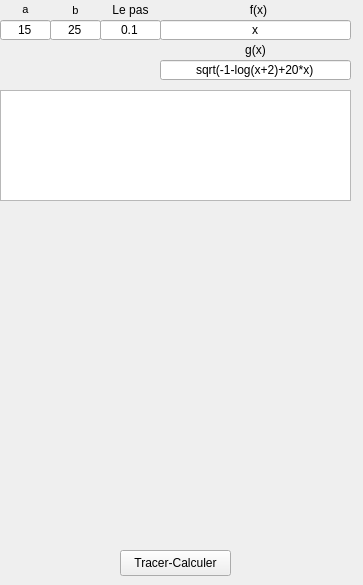
    <widget class="QWidget" name="tab_tracage_fx">
     <attribute name="title">
      <string>Traçage d'une fonction</string>
     </attribute>
     <widget class="QTextBrowser" name="textBrowser_resultats_lineEdit_tracage_fx">
      <property name="geometry">
       <rect>
        <x>0</x>
        <y>90</y>
        <width>351</width>
        <height>111</height>
       </rect>
      </property>
      <property name="toolTip">
       <string notr="true"/>
      </property>
      <property name="html">
       <string notr="true">&lt;!DOCTYPE HTML PUBLIC &quot;-//W3C//DTD HTML 4.0//EN&quot; &quot;http://www.w3.org/TR/REC-html40/strict.dtd&quot;&gt;
&lt;html&gt;&lt;head&gt;&lt;meta name=&quot;qrichtext&quot; content=&quot;1&quot; /&gt;&lt;meta charset=&quot;utf-8&quot; /&gt;&lt;style type=&quot;text/css&quot;&gt;
p, li { white-space: pre-wrap; }
&lt;/style&gt;&lt;/head&gt;&lt;body style=&quot; font-family:'Segoe UI'; font-size:9pt; font-weight:400; font-style:normal;&quot;&gt;
&lt;p style=&quot;-qt-paragraph-type:empty; margin-top:0px; margin-bottom:0px; margin-left:0px; margin-right:0px; -qt-block-indent:0; text-indent:0px; font-family:'MS Shell Dlg 2'; font-size:8.25pt;&quot;&gt;&lt;br /&gt;&lt;/p&gt;&lt;/body&gt;&lt;/html&gt;</string>
      </property>
     </widget>
     <widget class="QPushButton" name="pushButton_Calculer_tracage_fxgx">
      <property name="geometry">
       <rect>
        <x>120</x>
        <y>550</y>
        <width>111</width>
        <height>26</height>
       </rect>
      </property>
      <property name="cursor">
       <cursorShape>PointingHandCursor</cursorShape>
      </property>
      <property name="mouseTracking">
       <bool>true</bool>
      </property>
      <property name="toolTip">
       <string>Cliquer pour tracer la courbe de f(x) et g(x)</string>
      </property>
      <property name="whatsThis">
       <string>Traçage de f(x)</string>
      </property>
      <property name="layoutDirection">
       <enum>Qt::RightToLeft</enum>
      </property>
      <property name="locale">
       <locale language="Arabic" country="Algeria"/>
      </property>
      <property name="text">
       <string>Tracer-Calculer</string>
      </property>
     </widget>
     <widget class="QLineEdit" name="lineEdit_b_tracage_fx">
      <property name="geometry">
       <rect>
        <x>50</x>
        <y>20</y>
        <width>51</width>
        <height>20</height>
       </rect>
      </property>
      <property name="toolTip">
       <string>Dans le choix de a et b, il faut tenir compte du domaine de définition de f(x) et g(x)!</string>
      </property>
      <property name="text">
       <string>25</string>
      </property>
      <property name="alignment">
       <set>Qt::AlignCenter</set>
      </property>
     </widget>
     <widget class="QLabel" name="label_4">
      <property name="geometry">
       <rect>
        <x>50</x>
        <y>0</y>
        <width>51</width>
        <height>21</height>
       </rect>
      </property>
      <property name="text">
       <string notr="true">&lt;!DOCTYPE HTML PUBLIC &quot;-//W3C//DTD HTML 4.0//EN&quot; &quot;http://www.w3.org/TR/REC-html40/strict.dtd&quot;&gt;
&lt;html&gt;&lt;head&gt;&lt;meta name=&quot;qrichtext&quot; content=&quot;1&quot; /&gt;&lt;style type=&quot;text/css&quot;&gt;
p, li { white-space: pre-wrap; }
&lt;/style&gt;&lt;/head&gt;&lt;body style=&quot; font-family:'MS Shell Dlg 2'; font-size:8.25pt; font-weight:400; font-style:normal;&quot;&gt;
&lt;p align=&quot;center&quot; style=&quot; margin-top:0px; margin-bottom:0px; margin-left:0px; margin-right:0px; -qt-block-indent:0; text-indent:0px;&quot;&gt;&lt;span style=&quot; font-size:8pt;&quot;&gt;b&lt;/span&gt;&lt;/p&gt;&lt;/body&gt;&lt;/html&gt;</string>
      </property>
     </widget>
     <widget class="QLabel" name="label_12">
      <property name="geometry">
       <rect>
        <x>163</x>
        <y>0</y>
        <width>191</width>
        <height>20</height>
       </rect>
      </property>
      <property name="text">
       <string notr="true">f(x)</string>
      </property>
      <property name="alignment">
       <set>Qt::AlignCenter</set>
      </property>
     </widget>
     <widget class="QLabel" name="label_9">
      <property name="geometry">
       <rect>
        <x>0</x>
        <y>0</y>
        <width>51</width>
        <height>20</height>
       </rect>
      </property>
      <property name="text">
       <string notr="true">&lt;!DOCTYPE HTML PUBLIC &quot;-//W3C//DTD HTML 4.0//EN&quot; &quot;http://www.w3.org/TR/REC-html40/strict.dtd&quot;&gt;
&lt;html&gt;&lt;head&gt;&lt;meta name=&quot;qrichtext&quot; content=&quot;1&quot; /&gt;&lt;style type=&quot;text/css&quot;&gt;
p, li { white-space: pre-wrap; }
&lt;/style&gt;&lt;/head&gt;&lt;body style=&quot; font-family:'MS Shell Dlg 2'; font-size:8.25pt; font-weight:400; font-style:normal;&quot;&gt;
&lt;p align=&quot;center&quot; style=&quot; margin-top:0px; margin-bottom:0px; margin-left:0px; margin-right:0px; -qt-block-indent:0; text-indent:0px;&quot;&gt;&lt;span style=&quot; font-size:8pt;&quot;&gt;a&lt;/span&gt;&lt;/p&gt;&lt;/body&gt;&lt;/html&gt;</string>
      </property>
     </widget>
     <widget class="QLineEdit" name="lineEdit_dx_tracage_fx">
      <property name="geometry">
       <rect>
        <x>100</x>
        <y>20</y>
        <width>61</width>
        <height>20</height>
       </rect>
      </property>
      <property name="text">
       <string>0.1</string>
      </property>
      <property name="alignment">
       <set>Qt::AlignCenter</set>
      </property>
      <property name="readOnly">
       <bool>false</bool>
      </property>
     </widget>
     <widget class="QLineEdit" name="lineEdit_a_tracage_fx">
      <property name="geometry">
       <rect>
        <x>0</x>
        <y>20</y>
        <width>51</width>
        <height>20</height>
       </rect>
      </property>
      <property name="toolTip">
       <string>Dans le choix de a et b, il faut tenir compte du domaine de définition de f(x) et g(x)!</string>
      </property>
      <property name="text">
       <string>15</string>
      </property>
      <property name="alignment">
       <set>Qt::AlignCenter</set>
      </property>
     </widget>
     <widget class="QLabel" name="label_13">
      <property name="geometry">
       <rect>
        <x>100</x>
        <y>0</y>
        <width>61</width>
        <height>20</height>
       </rect>
      </property>
      <property name="text">
       <string>Le pas</string>
      </property>
      <property name="textFormat">
       <enum>Qt::AutoText</enum>
      </property>
      <property name="alignment">
       <set>Qt::AlignCenter</set>
      </property>
     </widget>
     <widget class="QCustomPlot" name="customPlot" native="true">
      <property name="enabled">
       <bool>true</bool>
      </property>
      <property name="geometry">
       <rect>
        <x>0</x>
        <y>210</y>
        <width>351</width>
        <height>341</height>
       </rect>
      </property>
     </widget>
     <widget class="QLineEdit" name="lineEdit_tracage_fx">
      <property name="geometry">
       <rect>
        <x>160</x>
        <y>20</y>
        <width>191</width>
        <height>20</height>
       </rect>
      </property>
      <property name="toolTip">
       <string>f(x) peut contenir :
^ * / + -
pow(x,3)
pi
sqrt
sin cos tan cot
asin acos atan
sinh cosh tanh
asinh acosh atanh
log log10 exp
abs ; .....</string>
      </property>
      <property name="statusTip">
       <string/>
      </property>
      <property name="text">
       <string>x</string>
      </property>
      <property name="alignment">
       <set>Qt::AlignCenter</set>
      </property>
     </widget>
     <widget class="QLineEdit" name="lineEdit_tracage_gx">
      <property name="geometry">
       <rect>
        <x>160</x>
        <y>60</y>
        <width>191</width>
        <height>20</height>
       </rect>
      </property>
      <property name="toolTip">
       <string>g(x) peut contenir :
^ * / + -
pow(x,3)
pi
sqrt
sin cos tan cot
asin acos atan
sinh cosh tanh
asinh acosh atanh
log log10 exp
abs ; .....</string>
      </property>
      <property name="statusTip">
       <string/>
      </property>
      <property name="text">
       <string>sqrt(-1-log(x+2)+20*x)</string>
      </property>
      <property name="alignment">
       <set>Qt::AlignCenter</set>
      </property>
     </widget>
     <widget class="QLabel" name="label_25">
      <property name="geometry">
       <rect>
        <x>160</x>
        <y>40</y>
        <width>191</width>
        <height>20</height>
       </rect>
      </property>
      <property name="text">
       <string notr="true">g(x)</string>
      </property>
      <property name="alignment">
       <set>Qt::AlignCenter</set>
      </property>
     </widget>
    </widget>
